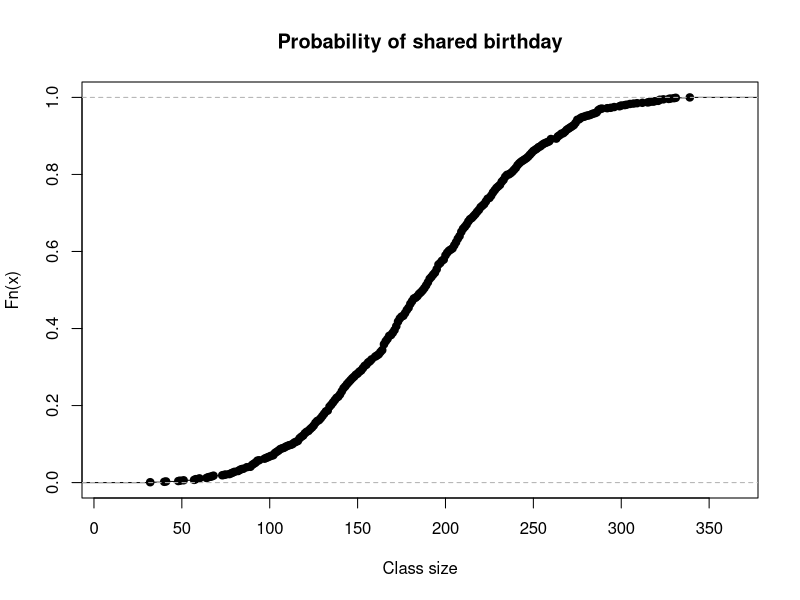

The R source for this figure:
## ---- chunk 1
widgets <- function(R){
    machine <- sample(c("A","B","C"), R, replace=TRUE,prob=c(4,2,1)/7)
    defect <- rbinom(R,1,0.1*(machine=="A")+0.01*(machine=="B")+0.001*(machine=="C"))
    data.frame(machine=machine, defect=defect)
}

# in theory would use code from homework eight and use this fucntion to complete - I tired using the pander package and plugging in this fucntion to the CrossTable but I could not leave in the code when I uploaded so I took it out
## ---- chunk 2
generate_class <- function(class_size){
  sample(1:365, class_size, replace=TRUE)
}

generate_class(55) |>
  table()

# use the table() function to sort the number of birthdays per day, then use the max() function to choose the number to times there are four or more birthdays on a single day

check_birthday <- function(class){
  class |> 
  table() |>
  max() >= 4
    
}

set.seed(230583)
R <- 10000
replicates <- replicate(R, generate_class(55) |> check_birthday())
mean(replicates)
## ---- chunk 3
first_duplicate <- function(k) {
  cr1 <- sample(1:365, 366*(k-1), replace=TRUE)
  for(i in 1:length(cr1)) {
    if(any(table(cr1[1:i]) >= k)) return(i)
  }
}

R <- 1000
fd1 <- replicate(R, first_duplicate(4))
plot(ecdf(fd1), main = "Probability of shared birthday", xlab = "Class size")
